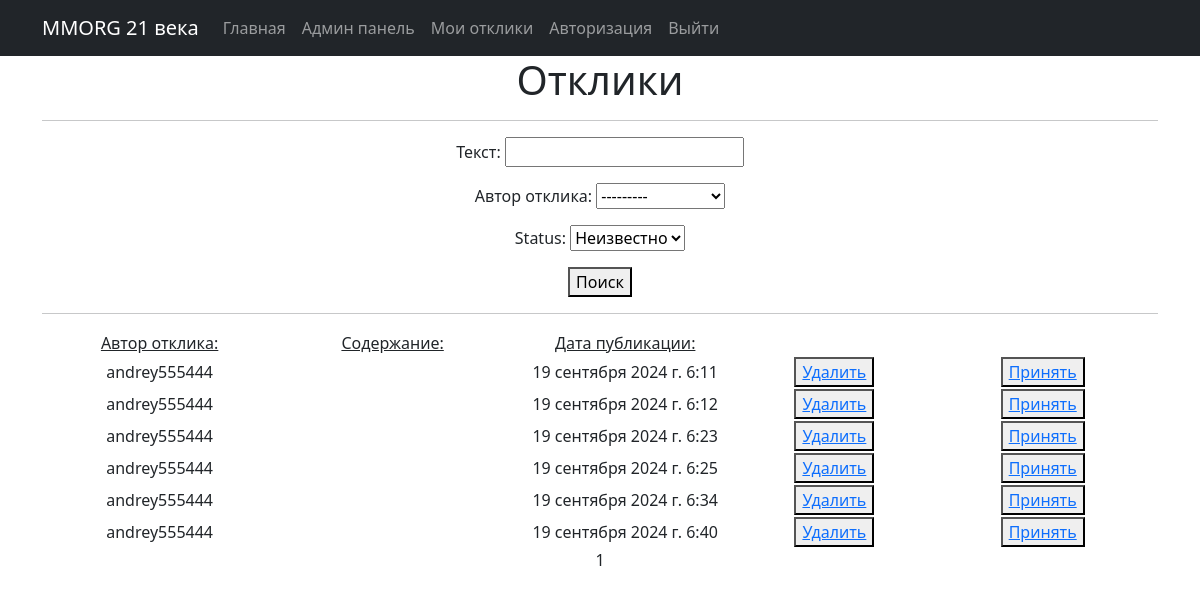
/responses/ (signed in), run on an earlier commit of the app's database.
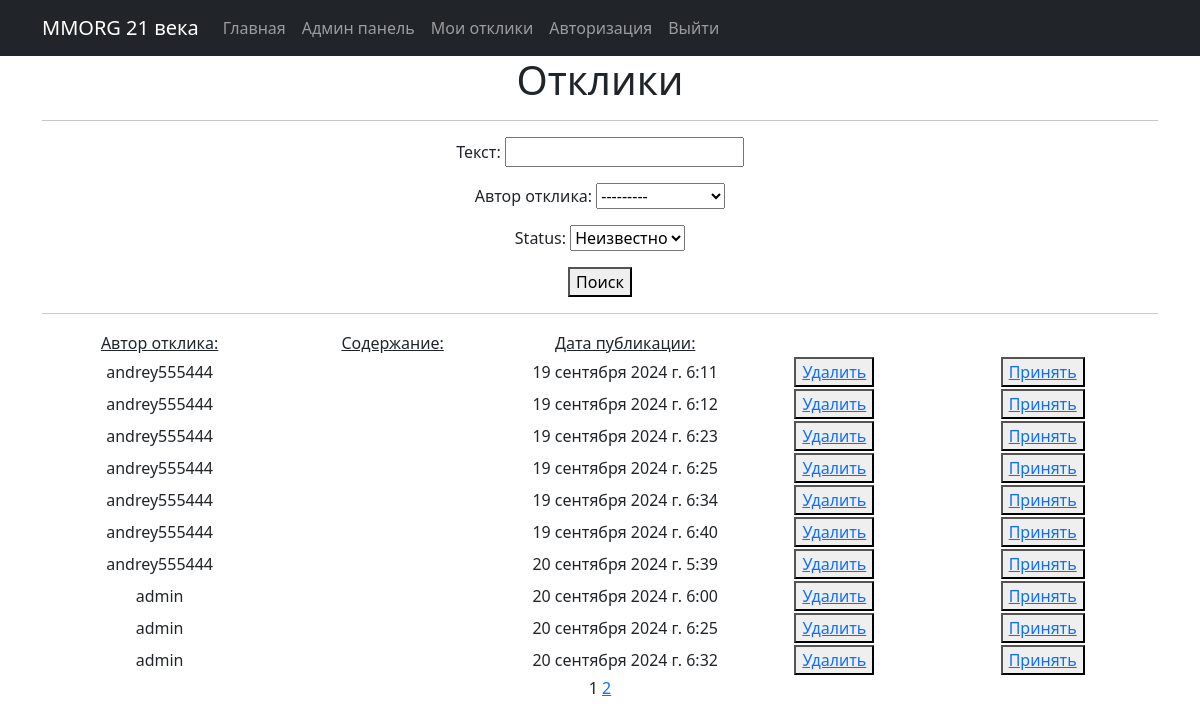
And on a later commit of the database.
### board/models.py (models this page shows, shortened)
class UserResponse(models.Model):
    author = models.ForeignKey(User, on_delete=models.CASCADE, verbose_name='Автор отклика')
    text = models.TextField(verbose_name='Текст')
    msg = models.TextField(default="Сообщений пока нет")
    status = models.BooleanField(default=False)
    add = models.ForeignKey(Message, on_delete=models.CASCADE, null=True, blank=True)
    created_at = models.DateTimeField(auto_now_add=True, verbose_name='Дата отклика')
    class Meta:
        verbose_name = 'Отклик'
        verbose_name_plural = 'Отклики'

### board/views.py (the view)
# urls.py: path('responses/', ResponseList.as_view(), name='response'),
class ResponseList(LoginRequiredMixin, ListView):
    form_class = RespondForm
    model = UserResponse
    template_name = 'responses.html'
    context_object_name = 'responses'
    paginate_by = 10
    def get_queryset(self):
        queryset = super().get_queryset()
        self.filterset = ResponseFilter(self.request.GET, queryset=queryset)
        return self.filterset.qs  # И возвращаем отфильтрованные результаты
    def get_context_data(self, **kwargs):
        context = super().get_context_data(**kwargs)
        context['filterset'] = self.filterset
        return context

### templates/responses.html (shortened to what this page needs)
{% extends 'flatpages/default.html' %}
{% block content %}
<h1>Отклики</h1>
<hr>
<form action="" method="get">
    {{ filterset.form.as_p }}
    <button type="submit">Поиск</button>
</form>
<hr>
{% if responses %}
    <table style="margin-left: 1px; margin-rith: ;">
        <tr>
            <td style="width: 200px"><u>Автор отклика:</u></td>
            <td style="width: 200px"><u>Содержание:</u></td>
            <td style="width: 200px"><u>Дата публикации:</u></td>
        </tr>
        {% for re in responses %}
        <tr>
            <td style="width: 250px">{{re.author}}</td>
            <td style="width: 250px">{{re.content|truncatechars:20}}</td>
            <td style="width: 250px">{{re.created_at}}</td>
            <td style="width: 200px"><button type="submit"><a href={% url 'response_delete' re.id%}> Удалить </a></button></td>
            {% if re.status == False %}
            <td style="width: 250px"><button type="submit"><a href={% url 'response_status' re.id %}>Принять</a></button> </td>
            {% else %}
            <td style="width: 250px">Отклик принят!</td>
            {% endif %}
        </tr>
        {% endfor %}
    </table>
{% else %}
    <h2>Откликов нет!</h2>
{% endif %}
   {{ page_obj.number }}
   {% if page_obj.has_next %}
       <a href="?page={{ page_obj.next_page_number }}">{{ page_obj.next_page_number }}</a>
   {% endif %}
{% endblock content %}

What changed in the data, as far as the page shows it:
added UserResponse: author "andrey555444", created_at "20 сентября 2024 г. 5:39", status "Принять"
added UserResponse: author "admin", created_at "20 сентября 2024 г. 6:00", status "Принять"
added UserResponse: author "admin", created_at "20 сентября 2024 г. 6:25", status "Принять"
added UserResponse: author "admin", created_at "20 сентября 2024 г. 6:32", status "Принять"
Also different on the page:
{{ page_obj.next_page_number }}: (not shown) → "2"
